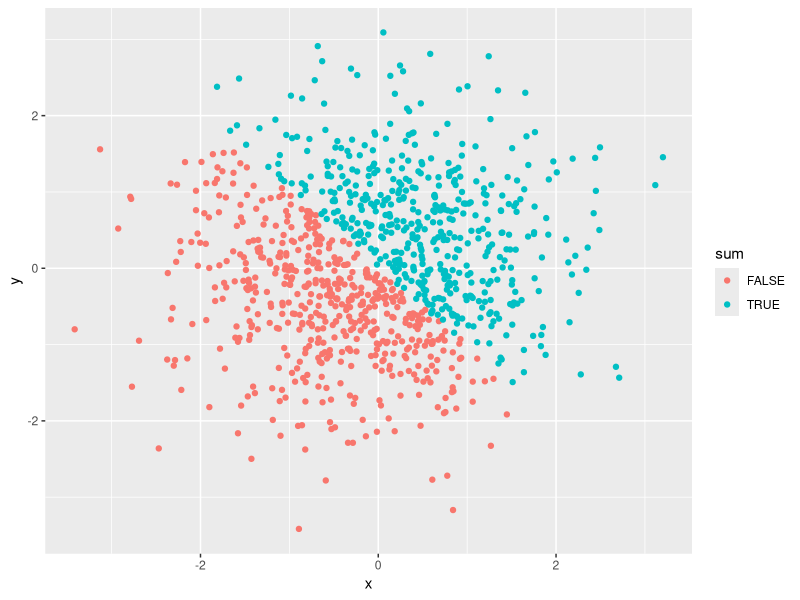
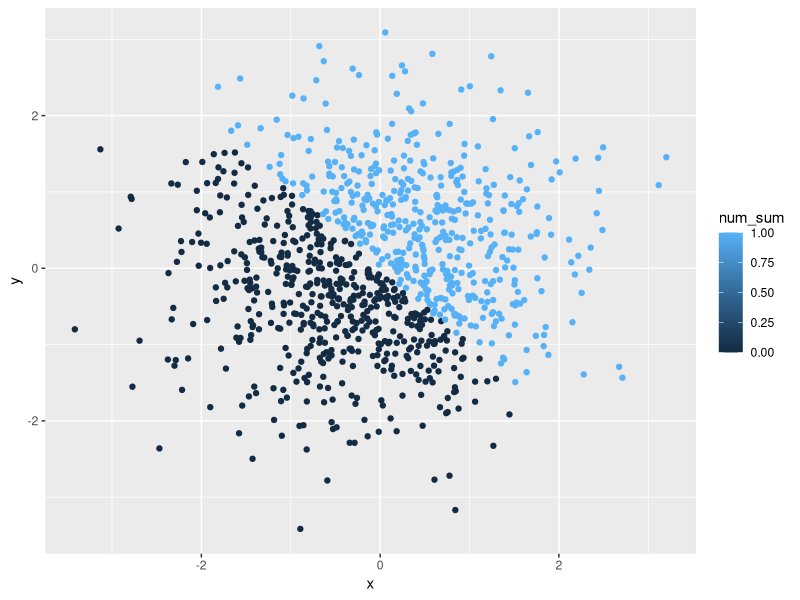
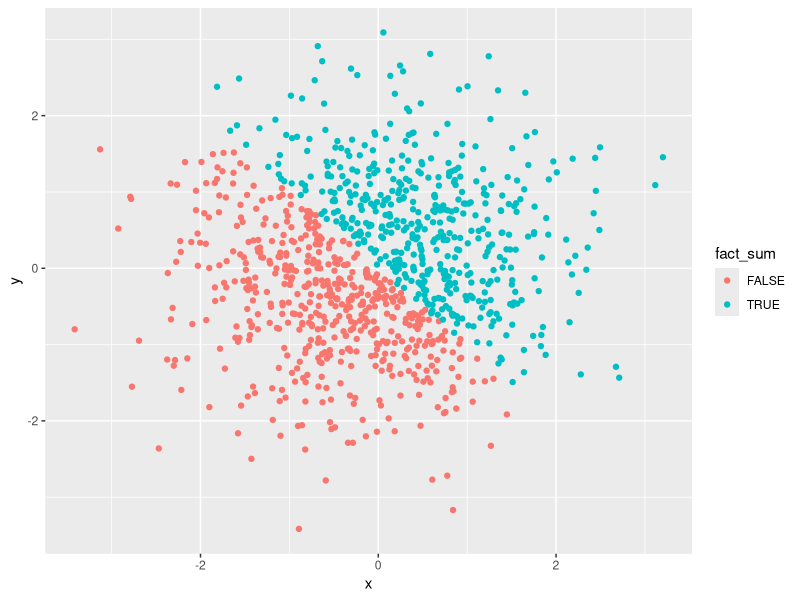

Write R code to recreate these figures, in order.
## ---- chunk 1
rm(list = ls())
library(tidyverse)
knitr::opts_chunk$set(echo = TRUE)
## ---- chunk 2
## Creating the data frame. ## `runif` generates random uniformly distributed numbers
variable_df = tibble(
  vec_random = runif(10 , min = 0, max = 5),
  vec_logical = vec_random > 2,
  vec_char = c("A", "B", "C", "D", "E", "F", "G", "H", "I", "J"),
  vec_factor = factor(c("h", "e", "l", "l", "o", "w", "o", "r", "l", "d"))
)
## Taking the means of each variable in dataframe
mean(variable_df$vec_random)
mean(variable_df$vec_logical)
mean(variable_df$vec_char)
mean(variable_df$vec_factor)
## ---- chunk 3
## convert character variable from character to factor to numeric; 
vec_char_to_factor = as.factor(variable_df$vec_char)
as.numeric(vec_char_to_factor)

## convert factor variable from factor to character to numeric. 
vec_fact_to_char = as.character(variable_df$vec_factor)
as.numeric(vec_fact_to_char)
## ---- chunk 4
p2_df = tibble(
  x = rnorm(1000),
  y = rnorm(1000),
  sum = x + y > 0,
  num_sum = as.numeric(sum),
  fact_sum = as.factor(sum)
)
## ---- chunk 5
## scatterplot of x and y
ggplot(p2_df, aes(x = x, y = y)) + geom_point(aes(color = sum))
ggsave("hw1p2_scatterplot_xy.pdf", height = 4, width = 6)

## scatterplot using numeric
ggplot(p2_df, aes(x = x, y = y)) + geom_point(aes(color = num_sum))

## scatterplot using factor variables
ggplot(p2_df, aes(x = x, y = y)) + geom_point(aes(color = fact_sum))
